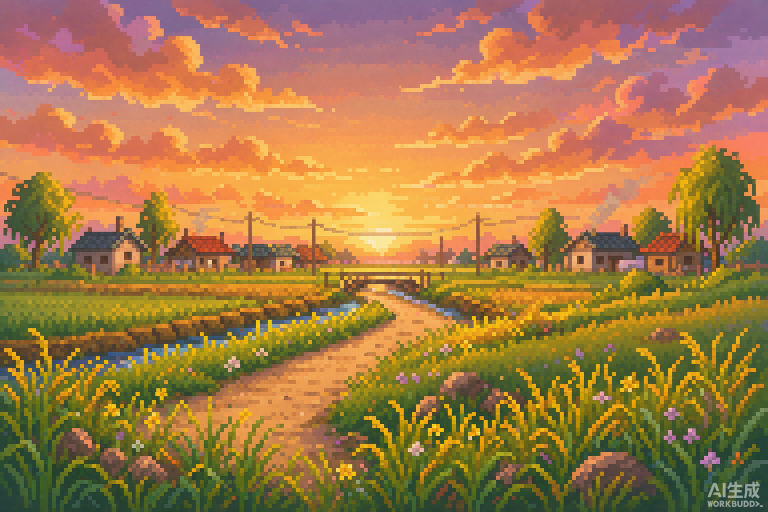
#> input picture generated-images/日系像素风横版场景背景_16_bit___32_bit_JR_2026-09-18T17-19-20.png, 1536 x 1024 px, given in place of High_resolution_32_bit_era_JRP_2026-11-07T15-38-36.png, which was not available (shown at 1/2 size)
$ python build_ch29_ch30_bgs.py
#> lines starting #> are read from the running program, lines starting #| are printed output that depends on the picture
#!/usr/bin/env python3
# -*- coding: utf-8 -*-
"""构建第29/30章天台场景背景图：
  1. bg_cargo_top_shattered (死锁崩解残骸)
  2. bg_cargo_top_second_form (净化主宰第二形态降临)

处理流程：
  - 1536x1024 裁切成 16:9 比例 (1536x864)
  - 对 bg_cargo_top_shattered：因在 y=799 处模型误画了一条对话框线，向上裁切 (0, 0, 1536, 796)，缩放到 1920x1080 与 960x540
  - 对 bg_cargo_top_second_form：顶部对齐裁 (0, 0, 1536, 864)（同时抹除右下角 AI 水印）
  - 256 色量化 (MEDIANCUT + FLOYDSTEINBERG)
  - 输出 1x (960x540) 与 2x (1920x1080)
"""
import os
from PIL import Image

ROOT = os.path.dirname(os.path.dirname(os.path.abspath(__file__)))
GEN = os.path.join(ROOT, 'generated-images')
OUT = os.path.join(ROOT, 'assets/backgrounds')
W, H = 1920, 1080


def build_shattered(src_name, out_name):
#> called with out_name = 'bg_cargo_top_shattered'
    src = Image.open(os.path.join(GEN, src_name)).convert('RGB')
#> src is the input picture: PIL image 1536x1024 RGB; mean R, G, B 165, 121.6, 71.1
    w, h = src.size
#> w = 1536; h = 1024
    # y=798 以上是完美完整的甲板残骸，避开 y=799 的误画横线
    crop_h = 796
    img = src.crop((0, 0, w, crop_h)).resize((W, H), Image.LANCZOS)
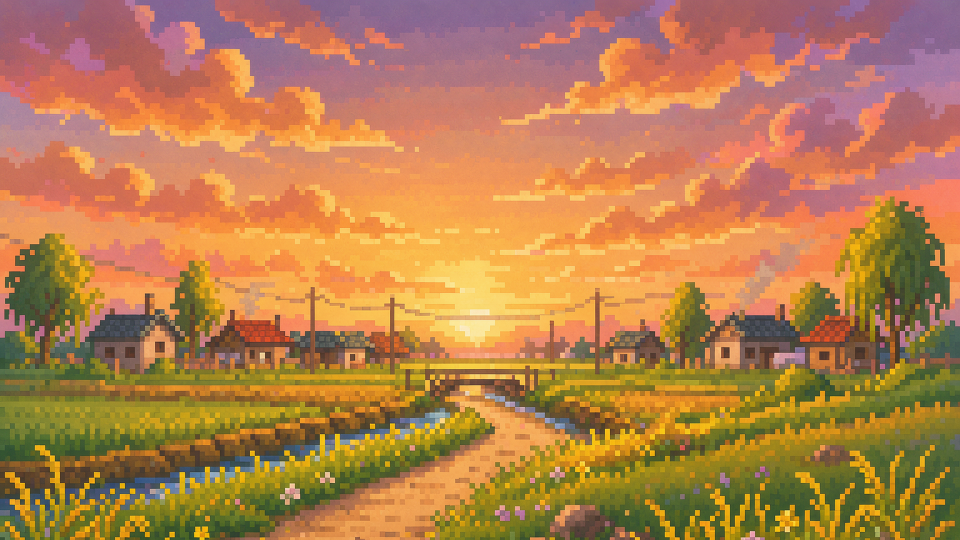
#> img: PIL image 1920x1080 RGB (shown at 1/2 size); mean R, G, B 182, 127.5, 78.4

    pal = img.quantize(colors=256, method=Image.MEDIANCUT, dither=Image.FLOYDSTEINBERG)
    out_2x = os.path.join(OUT, out_name + '@2x.png')
    pal.save(out_2x, optimize=True)

    small = pal.convert('RGB').resize((960, 540), Image.LANCZOS)
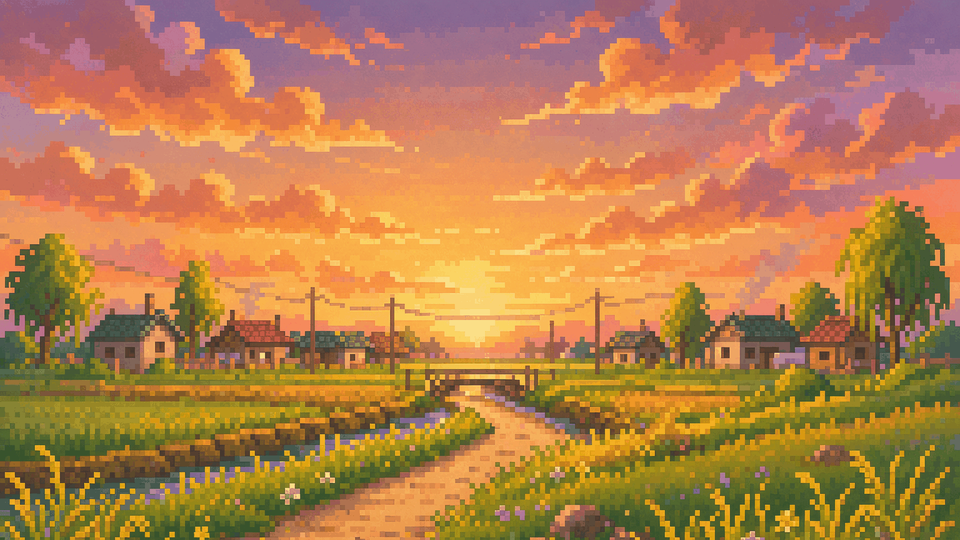
#> small: PIL image 960x540 RGB; mean R, G, B 182, 127.2, 78
    out_1x = os.path.join(OUT, out_name + '.png')
    small.quantize(colors=256, method=Image.MEDIANCUT,
                   dither=Image.FLOYDSTEINBERG).save(out_1x, optimize=True)

    print('Built {}: @2x={}KB, 1x={}KB'.format(
        out_name, os.path.getsize(out_2x) // 1024, os.path.getsize(out_1x) // 1024))


def build_second_form(src_name, out_name):
#> called with out_name = 'bg_cargo_top_second_form'
    src = Image.open(os.path.join(GEN, src_name)).convert('RGB')
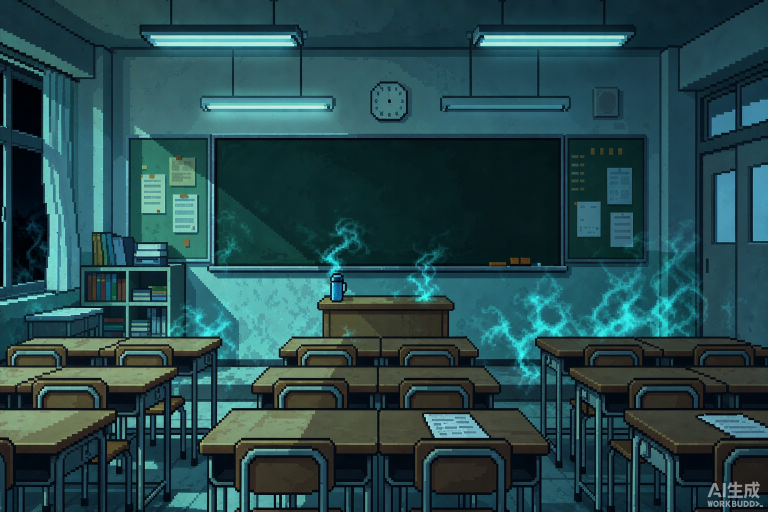
#> input picture generated-images/日系像素风横版场景背景_16_bit___32_bit_JR_2026-09-19T01-16-10.png, 1536 x 1024 px, given in place of High_resolution_32_bit_era_JRP_2026-11-07T15-40-17.png, which was not available (shown at 1/2 size)
#> src is the input picture: PIL image 1536x1024 RGB; mean R, G, B 38.8, 74.7, 78.3
    w, h = src.size
#> w = 1536; h = 1024
    crop_h = min(int(w * 9 / 16), h)  # 864
#> crop_h = 864
    # 顶部对齐裁 16:9，自动剔除底部的 160px 水印区
    img = src.crop((0, 0, w, crop_h)).resize((W, H), Image.LANCZOS)
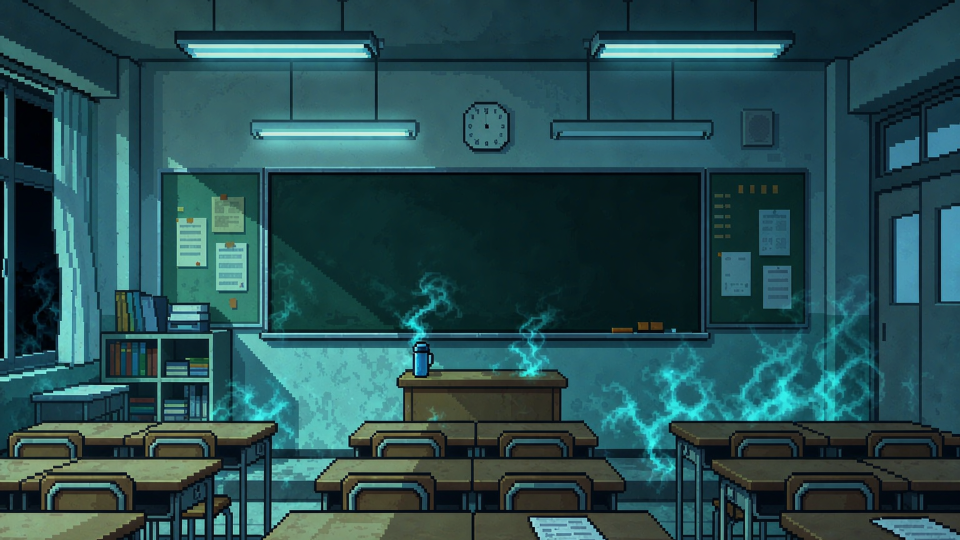
#> img: PIL image 1920x1080 RGB (shown at 1/2 size); mean R, G, B 39.8, 78.6, 82.2

    pal = img.quantize(colors=256, method=Image.MEDIANCUT, dither=Image.FLOYDSTEINBERG)
    out_2x = os.path.join(OUT, out_name + '@2x.png')
    pal.save(out_2x, optimize=True)

    small = pal.convert('RGB').resize((960, 540), Image.LANCZOS)
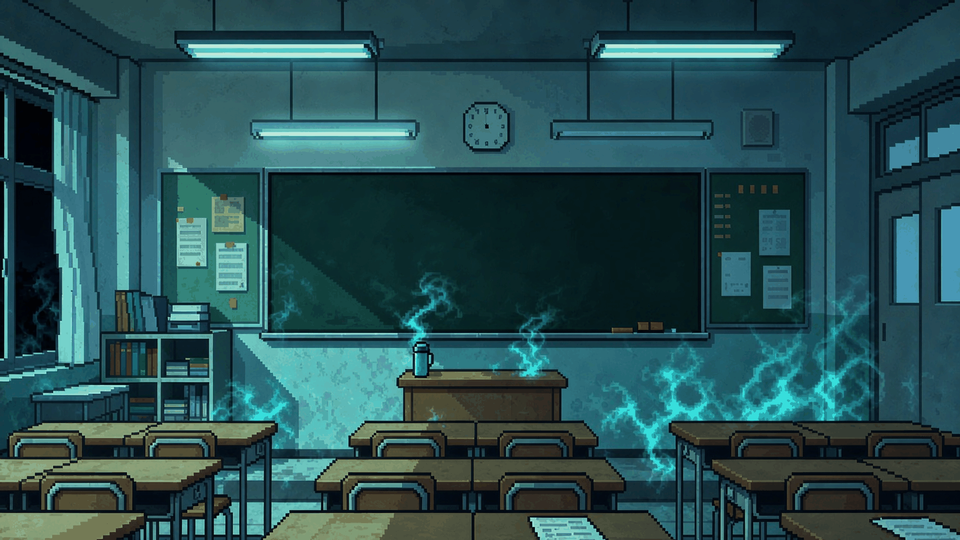
#> small: PIL image 960x540 RGB; mean R, G, B 39.7, 78.5, 82.2
    out_1x = os.path.join(OUT, out_name + '.png')
    small.quantize(colors=256, method=Image.MEDIANCUT,
                   dither=Image.FLOYDSTEINBERG).save(out_1x, optimize=True)

    print('Built {}: @2x={}KB, 1x={}KB'.format(
        out_name, os.path.getsize(out_2x) // 1024, os.path.getsize(out_1x) // 1024))


if __name__ == '__main__':
    build_shattered('High_resolution_32_bit_era_JRP_2026-11-07T15-38-36.png', 'bg_cargo_top_shattered')
    build_second_form('High_resolution_32_bit_era_JRP_2026-11-07T15-40-17.png', 'bg_cargo_top_second_form')
